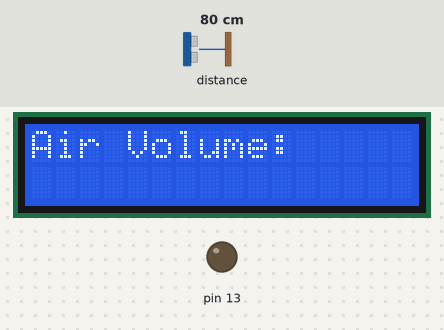
Bench run of a sketch on a simulated Arduino Uno, built for the host (arithmetic inside an expression is 32-bit, double 64-bit). Parts: 16×2 character LCD, output pins drawn as LEDs (lit = HIGH). The inputs (shaded band) are chosen by the test bench; at power-on: distance to the obstacle 80 cm. What the sketch prints to the serial monitor is not drawn.

Above: at 0.07 s.
At 1.2 s:
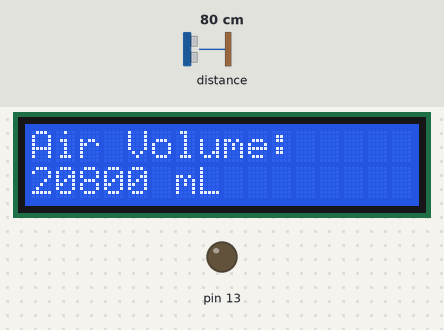
1.3 s: distance to the obstacle set to 120 cm
At 1.6 s:
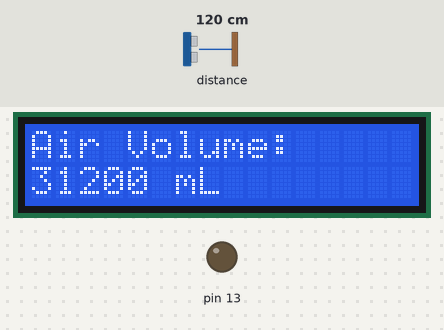
Timing chart, 0 to 4.3 s (numbered marks = the images above; inputs shaded):
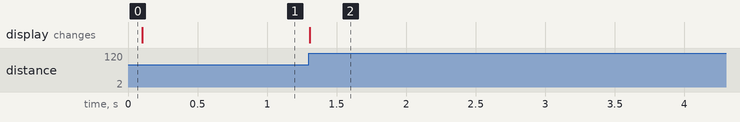

The sketch:

contst_frombottom.ino
```cpp
#include "Adafruit_VL53L1X.h"
#include <LiquidCrystal.h>

int Contrast=60;
LiquidCrystal LCD(10,9,5,4,3,2); //LCD connected to these arduino DC pins

#define IRQ_PIN 2
#define XSHUT_PIN 3

Adafruit_VL53L1X vl53 = Adafruit_VL53L1X(XSHUT_PIN, IRQ_PIN);

int max_volume;

//unsigned long max_Time;

void setup() {
  Serial.begin(115200);
  while (!Serial) delay(10);

  Serial.println(F("Adafruit VL53L1X sensor demo"));

  Wire.begin();
  if (! vl53.begin(0x29, &Wire)) {
    Serial.print(F("Error on init of VL sensor: "));
    Serial.println(vl53.vl_status);
    while (1)       delay(10);
  }
  Serial.println(F("VL53L1X sensor OK!"));

  Serial.print(F("Sensor ID: 0x"));
  Serial.println(vl53.sensorID(), HEX);

  if (! vl53.startRanging()) {
    Serial.print(F("Couldn't start ranging: "));
    Serial.println(vl53.vl_status);
    while (1)       delay(10);
  }
  Serial.println(F("Ranging started"));

  // Valid timing budgets: 15, 20, 33, 50, 100, 200 and 500ms!
  vl53.setTimingBudget(50);
  Serial.print(F("Timing budget (ms): "));
  Serial.println(vl53.getTimingBudget());

  analogWrite(13, Contrast);
  LCD.begin(16,2); //turn on lcd and tell arduino how big it is
  LCD.setCursor(0,0); //put cursor in upper left corner of lcd display
  LCD.print("Air Volume: "); //print first row of lcd display

  /*
  vl.VL53L1X_SetDistanceThreshold(100, 300, 3, 1);
  vl.VL53L1X_SetInterruptPolarity(0);
  */

}

void loop() {
  int16_t distance;
  int volume;

  //unsigned long max_Time = millis();

  if (vl53.dataReady()) {
    // new measurement for the taking!
    distance = vl53.distance();
    if (distance == -1) {
      // something went wrong!
      Serial.print(F("Couldn't get volume: "));
      Serial.println(vl53.vl_status);
      return;
    }
    volume= (distance* (4000/150));
    //volume= distance * M_PI * 8.5; //volume of cylinder in mL
    //volume= 4000-volume;
    Serial.print(F("Air Volume: "));
    Serial.print(volume);
    Serial.println(" mL");

    // data is read out, time for another reading!
    vl53.clearInterrupt();
  }

  volume= (distance* (4000/150)); //volume= distance * M_PI * 8.5; //volume of cylinder in mL  volume= 4000-volume;
  //if (millis() - max_Time < 5000) {
  if (volume > max_volume) {
     max_volume = volume;
     Serial.print("Update max");
     //max_Time = millis();

  LCD.setCursor(0,1); //set cursor to bottom left of lcdisplay
  LCD.print("                "); //clear row two to avoid ghost characters
  LCD.setCursor(0,1); //set cursor back to bottom left
  LCD.print(max_volume); //print distance on LCD
  LCD.print(" mL"); //set unit dont forget space to not overcrowd
  delay(700);   //pause to avoid jittery display
  }
  //else if(millis() - max_Time >= 5000)
  // LCD.setCursor(0,1); //set cursor to bottom left of lcdisplay
  // LCD.print("                "); //clear row two to avoid ghost characters
  // LCD.setCursor(0,1); //set cursor back to bottom left
  // LCD.print(0);
  // LCD.print(" mL");
  // delay(700);
//}


  // if(volume < max_volume) {
  //   max_volume=0;
  // LCD.setCursor(0,1);
  // LCD.print("                "); //clear row two to avoid ghost characters
  // LCD.setCursor(0,1); //set cursor back to bottom left
  // LCD.print(max_volume); //print distance on LCD
  // LCD.print(" mL");
  // delay(100);

  // }
}
```

Measured:
- after the input at 1.3 s, the display: changes at once (image 2)
